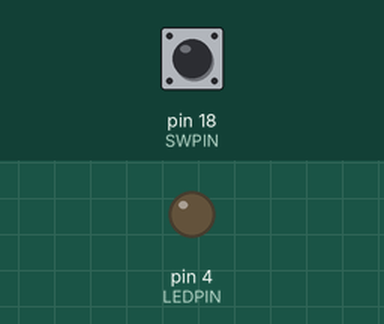
Simulated run of this sketch. Board: Arduino Uno, built with avr-gcc and run on an emulated ATmega328P. Parts: output pins drawn as LEDs (lit = HIGH). Dashed ring = blinking. Inputs (shaded band) come from the test bench; at power-on: pin 18 (SWPIN) HIGH. What the sketch prints to the serial monitor is not drawn.

Above: at 1.2 s.
1.3 s: pin 18 (SWPIN) pulled LOW for 0.15 s
At 1.37 s:
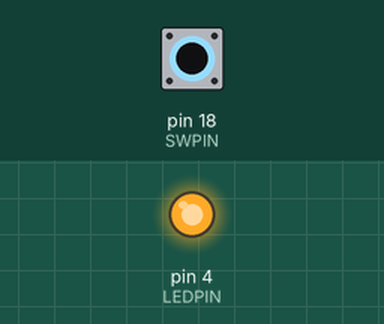
2.9 s: pin 18 (SWPIN) pulled LOW for 0.15 s
At 3.4 s:
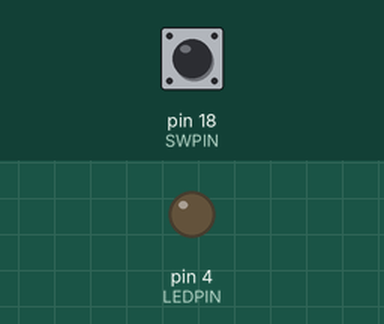
6.0 s: pin 18 (SWPIN) pulsed LOW 2 times (0.12 s each, 0.3 s apart)
At 6.06 s:
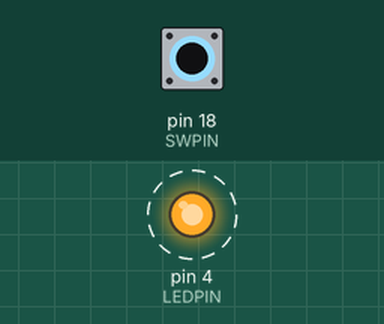
9.6 s: pin 18 (SWPIN) driven LOW
At 10.3 s:
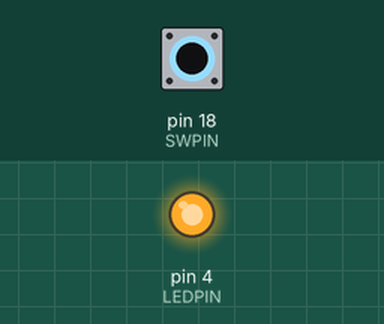
12.6 s: pin 18 (SWPIN) driven HIGH
At 13.7 s:
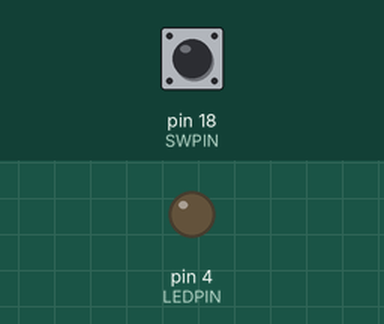
Timing chart, 0 to 15.6 s (numbered marks = the images above; inputs shaded):
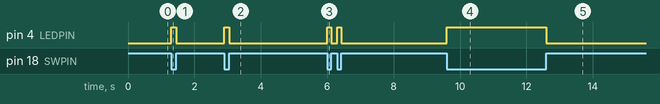

The sketch:

EX4_READ_SWITCH.ino
```cpp
int LEDPIN = 4;
int SWPIN = 18;
void setup() {
  // put your setup code here, to run once:
  Serial.begin(115200);
  pinMode(LEDPIN, OUTPUT);
  pinMode(SWPIN, INPUT_PULLUP);
}

void loop() {
  // put your main code here, to run repeatedly:
  boolean data = digitalRead(SWPIN);

  if(data == 0){
    digitalWrite(LEDPIN, HIGH);
    Serial.println("LED ON");
  } else {
    digitalWrite(LEDPIN, LOW);
    Serial.println("LED OFF");
  }
}
```

Measured:
- after the input at 1.3 s, pin 4 (LEDPIN): LOW → HIGH at once, → LOW 0.15 s later
- after the input at 2.9 s, pin 4 (LEDPIN): LOW → HIGH at once, → LOW 0.15 s later
- after the input at 6.0 s, pin 4 (LEDPIN): alternates HIGH for 0.12 s and LOW for 0.18 s, 4 changes in all, then stays LOW, starting at once
- after the input at 9.6 s, pin 4 (LEDPIN): LOW → HIGH at once
- after the input at 12.6 s, pin 4 (LEDPIN): HIGH → LOW at once
